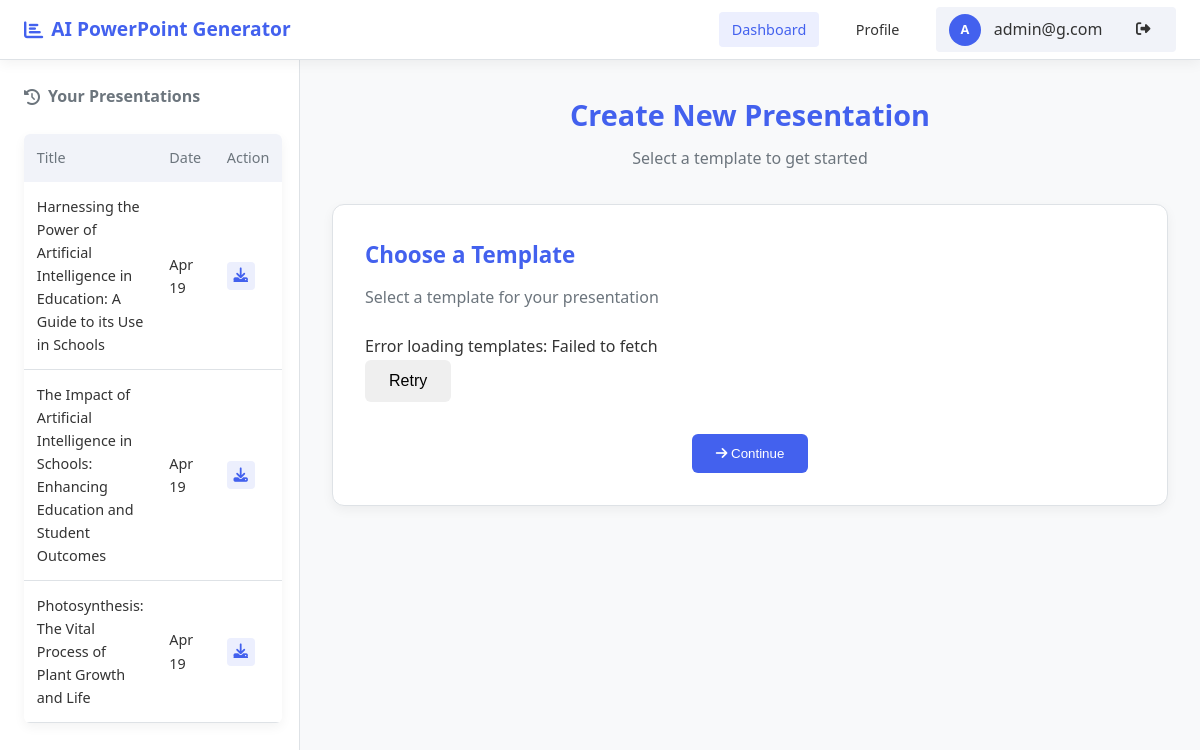
The page /dashboard (signed in) on the database as committed earlier.
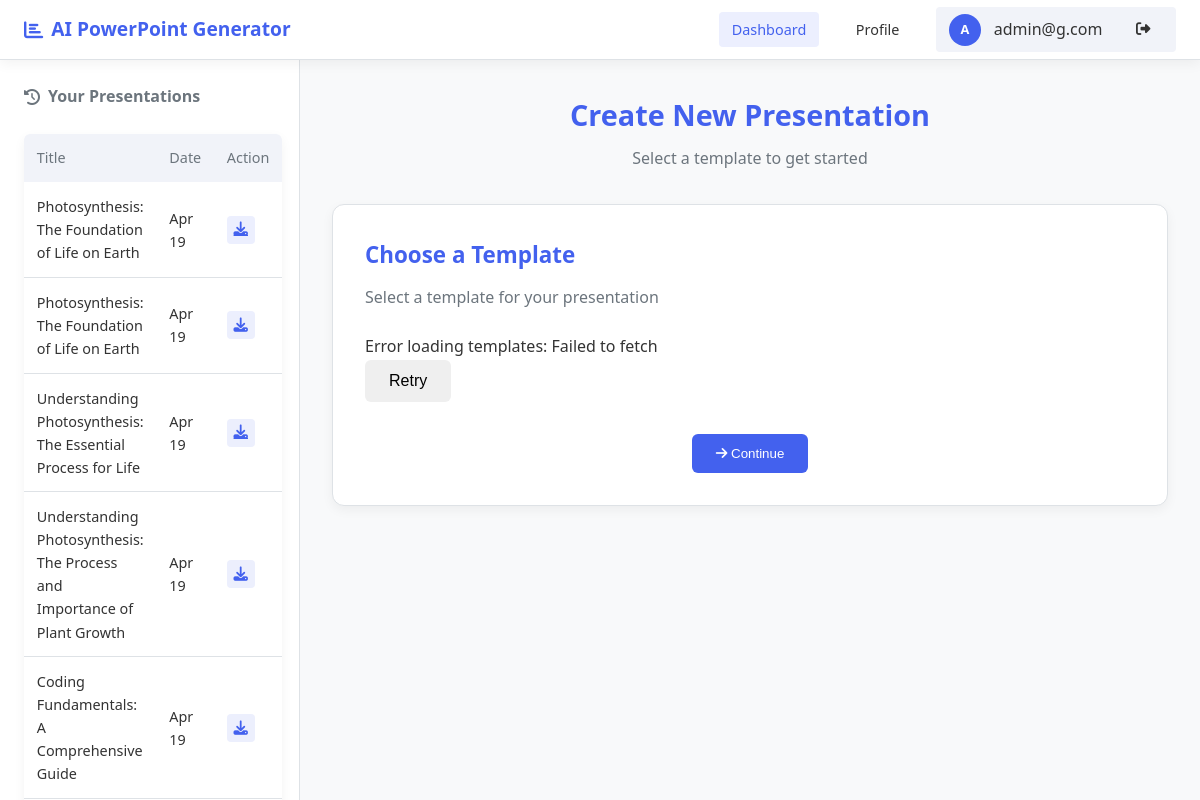
The same page on the database as committed later.
### tables this page shows
CREATE TABLE presentations (
        id INTEGER PRIMARY KEY AUTOINCREMENT,
        user_id INTEGER NOT NULL,
        title TEXT NOT NULL,
        filename TEXT NOT NULL,
        template TEXT NOT NULL,
        created_at TIMESTAMP DEFAULT CURRENT_TIMESTAMP,
        FOREIGN KEY (user_id) REFERENCES users (id)
    );

### app.py (the view)
@app.route('/dashboard')
@login_required
def dashboard():
    conn = get_db()
    c = conn.cursor()
    c.execute('SELECT * FROM presentations WHERE user_id = ? ORDER BY created_at DESC', (session['user_id'],))
    presentations = c.fetchall()
    conn.close()
    presentation_list = []
    for pres in presentations:
        pres_dict = dict(pres)  # Convert to a dictionary for mutability
        if isinstance(pres_dict['created_at'], str):
            pres_dict['created_at'] = datetime.strptime(pres_dict['created_at'], "%Y-%m-%d %H:%M:%S")
        presentation_list.append(pres_dict)
    templates = template_manager.get_all_templates()
    template_list = []
    for key, template in templates.items():
        template_list.append({
            "id": key,
            "name": template.get('name', key),
            "description": template.get('description', ''),
            "preview_image": template.get('preview_image', '')
        })
    return render_template('dashboard.html',
                          username=session['username'],
                          presentations=presentation_list,
                          templates=template_list)

### app.py (called while the page is built)
def get_db():
    conn = sqlite3.connect('users.db')
    conn.row_factory = sqlite3.Row
    return conn

def login_required(f):
    @wraps(f)
    def decorated_function(*args, **kwargs):
        if 'user_id' not in session:
            return redirect(url_for('login'))
        return f(*args, **kwargs)
    return decorated_function

### template_manager.py (called while the page is built)
    def get_all_templates(self):
        return self.templates

### templates/dashboard.html (shortened to what this page needs)
<!DOCTYPE html>
<html lang="en">
<head>
    <link rel="stylesheet" href="https://cdnjs.cloudflare.com/ajax/libs/font-awesome/6.4.0/css/all.min.css">
</head>
<body>
    <div class="layout">
        <div class="user-header">
            <div class="flex items-center">
                <h2 class="app-title"><i class="fas fa-chart-bar"></i> AI PowerPoint Generator</h2>
            </div>
            <div class="user-navigation">
                <a href="/dashboard" class="active">Dashboard</a>
                <a href="/profile">Profile</a>
                <div class="user-profile">
                    <div class="user-avatar">
                        {{ username[0].upper() if username else "?" }}
                    </div>
                    <span>{{ username }}</span>
                    <a href="/logout" class="ml-2 logout-link">
                        <i class="fas fa-sign-out-alt"></i>
                    </a>
                </div>
            </div>
        </div>
        <div class="sidebar">
            <div class="history-section">
                <div class="history-header">
                    <h2><i class="fas fa-history"></i> Your Presentations</h2>
                </div>
                {% if presentations and presentations|length > 0 %}
                <table class="history-table">
                    <thead>
                        <tr>
                            <th>Title</th>
                            <th>Date</th>
                            <th>Action</th>
                        </tr>
                    </thead>
                    <tbody>
                        {% for pres in presentations %}
                        <tr>
                            <td>{{ pres.title }}</td>
                            <td>{{ pres.created_at.strftime('%b %d') }}</td>
                            <td>
                                <a href="/download/{{ pres.filename }}" class="action-btn download-action" title="Download">
                                    <i class="fas fa-download"></i>
                                </a>
                            </td>
                        </tr>
                        {% endfor %}
                    </tbody>
                </table>
                {% else %}
                <div class="text-center p-8">
                    <i class="fas fa-file-powerpoint" style="font-size: 2rem; color: var(--secondary-text); margin-bottom: 1rem;"></i>
                    <p>No presentations yet. Create your first one!</p>
                </div>
                {% endif %}
            </div>
        </div>
        <div class="main-content">
            <header class="content-header">
                <h1>Create New Presentation</h1>
                <p>Select a template to get started</p>
            </header>
            <div id="template-selection" class="card fade-in">
                <h2 class="card-title">Choose a Template</h2>
                <p class="card-subtitle">Select a template for your presentation</p>
                <div id="templates-grid" class="templates-grid">
                </div>
                <button id="continue-to-content">
                    <i class="fas fa-arrow-right"></i> Continue
                </button>
            </div>
        </div>
    </div>
</body>
</html>

### templates/dashboard.html (style rules this page uses)
:root { --primary-bg: #f8f9fa; --secondary-bg: #ffffff; --card-bg: #ffffff; --primary-text: #333333; --secondary-text: #6c757d; --accent-color: #4361ee; --accent-hover: #3a56d4; --border-color: #dee2e6; --light-color: #f1f3f9; --dark-color: #333; --gray-color: #6c757d; --success-color: #28a745; --success-hover: #218838; --error-color: #dc3545; --shadow: 0 4px 12px rgba(0,0,0,0.05); --card-radius: 12px; --border-radius: 6px; --font-family: 'Segoe UI', system-ui, -apple-system, sans-serif; }
* { margin: 0; padding: 0; box-sizing: border-box; }
body { background-color: var(--primary-bg); color: var(--primary-text); font-family: var(--font-family); line-height: 1.6; margin: 0; }
.layout { display: grid; grid-template-columns: 300px 1fr; grid-template-rows: 60px 1fr; grid-template-areas: "header header" "sidebar main"; height: 100vh; }
.user-header { grid-area: header; background-color: var(--secondary-bg); box-shadow: var(--shadow); display: flex; align-items: center; justify-content: space-between; padding: 0 1.5rem; z-index: 10; border-bottom: 1px solid var(--border-color); }
.app-title { font-size: 1.2rem; font-weight: 600; color: var(--accent-color); display: flex; align-items: center; gap: 0.5rem; }
.user-navigation { display: flex; align-items: center; gap: 1.5rem; }
.user-navigation a { text-decoration: none; color: var(--dark-color); font-size: 0.9rem; padding: 0.4rem 0.8rem; border-radius: 4px; transition: all 0.2s; }
.user-navigation a.active { color: var(--accent-color); font-weight: 500; background-color: rgba(67, 97, 238, 0.1); }
.user-profile { display: flex; align-items: center; gap: 0.8rem; padding: 0.4rem 0.8rem; border-radius: 4px; background-color: var(--light-color); }
.user-avatar { width: 32px; height: 32px; background-color: var(--accent-color); color: white; border-radius: 50%; display: flex; align-items: center; justify-content: center; font-size: 0.8rem; font-weight: 600; }
.logout-link { display: flex; align-items: center; color: var(--secondary-text); transition: color 0.2s; }
.sidebar { grid-area: sidebar; background-color: var(--secondary-bg); border-right: 1px solid var(--border-color); padding: 1.5rem; height: calc(100vh - 60px); overflow-y: auto; width: 300px; }
.history-section { height: 100%; }
.history-header { margin-bottom: 1.5rem; }
.history-header h2 { font-size: 1rem; color: var(--gray-color); display: flex; align-items: center; gap: 0.5rem; }
.history-table { width: 100%; border-collapse: collapse; font-size: 0.9rem; border-radius: var(--border-radius); overflow: hidden; box-shadow: var(--shadow); }
.history-table th { text-align: left; padding: 0.8rem; background-color: var(--light-color); color: var(--gray-color); font-weight: 500; }
.history-table td { padding: 0.8rem; border-bottom: 1px solid var(--border-color); }
.action-btn { display: inline-flex; align-items: center; justify-content: center; width: 28px; height: 28px; border-radius: 4px; color: var(--accent-color); background-color: rgba(67, 97, 238, 0.1); transition: all 0.2s; }
.main-content { grid-area: main; padding: 2rem; overflow-y: auto; background-color: var(--primary-bg); }
.content-header { margin-bottom: 2rem; text-align: center; }
.content-header h1 { font-size: 1.8rem; font-weight: 700; margin-bottom: 0.5rem; color: var(--accent-color); }
.content-header p { color: var(--secondary-text); }
.card { background-color: var(--card-bg); border-radius: var(--card-radius); padding: 2rem; box-shadow: var(--shadow); margin-bottom: 2rem; border: 1px solid var(--border-color); margin-left: auto; margin-right: auto; }
#template-selection { max-width: 1400px; }
.card-title { font-size: 1.4rem; font-weight: 600; margin-bottom: 0.75rem; color: var(--accent-color); }
.card-subtitle { color: var(--secondary-text); margin-bottom: 1.5rem; }
.templates-grid { display: grid; grid-template-columns: repeat(auto-fill, minmax(280px, 1fr)); gap: 1.5rem; margin-top: 1.5rem; }
#continue-to-content { background-color: var(--accent-color); color: white; padding: 0.75rem 1.5rem; border-radius: var(--border-radius); border: none; font-weight: 500; display: block; margin: 2rem auto 0; cursor: pointer; transition: all 0.3s ease; }
.fade-in { animation: fadeIn 0.3s ease-in-out; }
.flex { display: flex; }
.items-center { align-items: center; }
.ml-2 { margin-left: 0.5rem; }

Rows that differ between the two databases and show on the page:
no longer on this page (row unchanged): presentations: title "Harnessing the Power of Artificial Intelligence in Education: A Guide to its Use in Schools", created_at "Apr 19"
no longer on this page (row unchanged): presentations: title "The Impact of Artificial Intelligence in Schools: Enhancing Education and Student Outcomes", created_at "Apr 19"
no longer on this page (row unchanged): presentations: title "Photosynthesis: The Vital Process of Plant Growth and Life", created_at "Apr 19"
added presentations: title "Photosynthesis: The Foundation of Life on Earth", created_at "Apr 19"
added presentations: title "Photosynthesis: The Foundation of Life on Earth", created_at "Apr 19"
added presentations: title "Understanding Photosynthesis: The Essential Process for Life", created_at "Apr 19"
added presentations: title "Understanding Photosynthesis: The Process and Importance of Plant Growth", created_at "Apr 19"
added presentations: title "Coding Fundamentals: A Comprehensive Guide", created_at "Apr 19"
